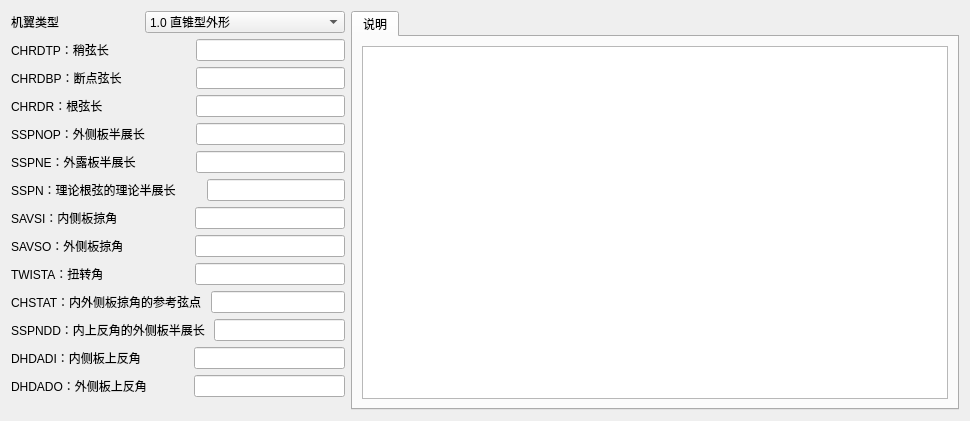
<?xml version="1.0" encoding="UTF-8"?>
<ui version="4.0">
 <class>WGPLNF</class>
 <widget class="QWidget" name="WGPLNF">
  <property name="geometry">
   <rect>
    <x>0</x>
    <y>0</y>
    <width>970</width>
    <height>421</height>
   </rect>
  </property>
  <property name="windowTitle">
   <string>机翼外形定义</string>
  </property>
  <layout class="QHBoxLayout" name="horizontalLayout_15">
   <item>
    <layout class="QVBoxLayout" name="verticalLayout">
     <item>
      <layout class="QHBoxLayout" name="horizontalLayout_14">
       <item>
        <widget class="QLabel" name="label">
         <property name="text">
          <string>机翼类型</string>
         </property>
        </widget>
       </item>
       <item>
        <spacer name="horizontalSpacer_14">
         <property name="orientation">
          <enum>Qt::Horizontal</enum>
         </property>
         <property name="sizeType">
          <enum>QSizePolicy::Preferred</enum>
         </property>
         <property name="sizeHint" stdset="0">
          <size>
           <width>80</width>
           <height>20</height>
          </size>
         </property>
        </spacer>
       </item>
       <item>
        <widget class="QComboBox" name="comboBox_TYPE">
         <property name="sizePolicy">
          <sizepolicy hsizetype="Preferred" vsizetype="Fixed">
           <horstretch>0</horstretch>
           <verstretch>0</verstretch>
          </sizepolicy>
         </property>
         <item>
          <property name="text">
           <string>1.0 直锥型外形</string>
          </property>
         </item>
         <item>
          <property name="text">
           <string>2.0 双三角翼型外形（展弦比≤3）</string>
          </property>
         </item>
         <item>
          <property name="text">
           <string>3.0 边条型外形（展弦比≤3）</string>
          </property>
         </item>
        </widget>
       </item>
      </layout>
     </item>
     <item>
      <layout class="QHBoxLayout" name="horizontalLayout">
       <item>
        <widget class="QLabel" name="label_2">
         <property name="text">
          <string>CHRDTP：稍弦长</string>
         </property>
        </widget>
       </item>
       <item>
        <spacer name="horizontalSpacer">
         <property name="orientation">
          <enum>Qt::Horizontal</enum>
         </property>
         <property name="sizeType">
          <enum>QSizePolicy::Preferred</enum>
         </property>
         <property name="sizeHint" stdset="0">
          <size>
           <width>30</width>
           <height>20</height>
          </size>
         </property>
        </spacer>
       </item>
       <item>
        <widget class="QLineEdit" name="CHRDTP">
         <property name="sizePolicy">
          <sizepolicy hsizetype="Preferred" vsizetype="Fixed">
           <horstretch>0</horstretch>
           <verstretch>0</verstretch>
          </sizepolicy>
         </property>
        </widget>
       </item>
      </layout>
     </item>
     <item>
      <layout class="QHBoxLayout" name="horizontalLayout_5">
       <item>
        <widget class="QLabel" name="label_6">
         <property name="text">
          <string>CHRDBP：断点弦长</string>
         </property>
        </widget>
       </item>
       <item>
        <spacer name="horizontalSpacer_5">
         <property name="orientation">
          <enum>Qt::Horizontal</enum>
         </property>
         <property name="sizeType">
          <enum>QSizePolicy::Preferred</enum>
         </property>
         <property name="sizeHint" stdset="0">
          <size>
           <width>30</width>
           <height>20</height>
          </size>
         </property>
        </spacer>
       </item>
       <item>
        <widget class="QLineEdit" name="CHRDBP">
         <property name="sizePolicy">
          <sizepolicy hsizetype="Preferred" vsizetype="Fixed">
           <horstretch>0</horstretch>
           <verstretch>0</verstretch>
          </sizepolicy>
         </property>
        </widget>
       </item>
      </layout>
     </item>
     <item>
      <layout class="QHBoxLayout" name="horizontalLayout_6">
       <item>
        <widget class="QLabel" name="label_7">
         <property name="text">
          <string>CHRDR：根弦长</string>
         </property>
        </widget>
       </item>
       <item>
        <spacer name="horizontalSpacer_6">
         <property name="orientation">
          <enum>Qt::Horizontal</enum>
         </property>
         <property name="sizeType">
          <enum>QSizePolicy::Preferred</enum>
         </property>
         <property name="sizeHint" stdset="0">
          <size>
           <width>30</width>
           <height>20</height>
          </size>
         </property>
        </spacer>
       </item>
       <item>
        <widget class="QLineEdit" name="CHRDR">
         <property name="sizePolicy">
          <sizepolicy hsizetype="Preferred" vsizetype="Fixed">
           <horstretch>0</horstretch>
           <verstretch>0</verstretch>
          </sizepolicy>
         </property>
        </widget>
       </item>
      </layout>
     </item>
     <item>
      <layout class="QHBoxLayout" name="horizontalLayout_2">
       <item>
        <widget class="QLabel" name="label_3">
         <property name="text">
          <string>SSPNOP：外侧板半展长</string>
         </property>
        </widget>
       </item>
       <item>
        <spacer name="horizontalSpacer_2">
         <property name="orientation">
          <enum>Qt::Horizontal</enum>
         </property>
         <property name="sizeType">
          <enum>QSizePolicy::Preferred</enum>
         </property>
         <property name="sizeHint" stdset="0">
          <size>
           <width>30</width>
           <height>20</height>
          </size>
         </property>
        </spacer>
       </item>
       <item>
        <widget class="QLineEdit" name="SSPNOP">
         <property name="sizePolicy">
          <sizepolicy hsizetype="Preferred" vsizetype="Fixed">
           <horstretch>0</horstretch>
           <verstretch>0</verstretch>
          </sizepolicy>
         </property>
        </widget>
       </item>
      </layout>
     </item>
     <item>
      <layout class="QHBoxLayout" name="horizontalLayout_3">
       <item>
        <widget class="QLabel" name="label_4">
         <property name="text">
          <string>SSPNE：外露板半展长</string>
         </property>
        </widget>
       </item>
       <item>
        <spacer name="horizontalSpacer_3">
         <property name="orientation">
          <enum>Qt::Horizontal</enum>
         </property>
         <property name="sizeType">
          <enum>QSizePolicy::Preferred</enum>
         </property>
         <property name="sizeHint" stdset="0">
          <size>
           <width>30</width>
           <height>20</height>
          </size>
         </property>
        </spacer>
       </item>
       <item>
        <widget class="QLineEdit" name="SSPNE">
         <property name="sizePolicy">
          <sizepolicy hsizetype="Preferred" vsizetype="Fixed">
           <horstretch>0</horstretch>
           <verstretch>0</verstretch>
          </sizepolicy>
         </property>
        </widget>
       </item>
      </layout>
     </item>
     <item>
      <layout class="QHBoxLayout" name="horizontalLayout_4">
       <item>
        <widget class="QLabel" name="label_5">
         <property name="text">
          <string>SSPN：理论根弦的理论半展长</string>
         </property>
        </widget>
       </item>
       <item>
        <spacer name="horizontalSpacer_4">
         <property name="orientation">
          <enum>Qt::Horizontal</enum>
         </property>
         <property name="sizeType">
          <enum>QSizePolicy::Preferred</enum>
         </property>
         <property name="sizeHint" stdset="0">
          <size>
           <width>25</width>
           <height>20</height>
          </size>
         </property>
        </spacer>
       </item>
       <item>
        <widget class="QLineEdit" name="SSPN">
         <property name="sizePolicy">
          <sizepolicy hsizetype="Preferred" vsizetype="Fixed">
           <horstretch>0</horstretch>
           <verstretch>0</verstretch>
          </sizepolicy>
         </property>
        </widget>
       </item>
      </layout>
     </item>
     <item>
      <layout class="QHBoxLayout" name="horizontalLayout_7">
       <item>
        <widget class="QLabel" name="label_8">
         <property name="text">
          <string>SAVSI：内侧板掠角</string>
         </property>
        </widget>
       </item>
       <item>
        <spacer name="horizontalSpacer_7">
         <property name="orientation">
          <enum>Qt::Horizontal</enum>
         </property>
         <property name="sizeType">
          <enum>QSizePolicy::Preferred</enum>
         </property>
         <property name="sizeHint" stdset="0">
          <size>
           <width>27</width>
           <height>20</height>
          </size>
         </property>
        </spacer>
       </item>
       <item>
        <widget class="QLineEdit" name="SAVSI">
         <property name="sizePolicy">
          <sizepolicy hsizetype="Preferred" vsizetype="Fixed">
           <horstretch>0</horstretch>
           <verstretch>0</verstretch>
          </sizepolicy>
         </property>
        </widget>
       </item>
      </layout>
     </item>
     <item>
      <layout class="QHBoxLayout" name="horizontalLayout_8">
       <item>
        <widget class="QLabel" name="label_SAVSO">
         <property name="text">
          <string>SAVSO：外侧板掠角</string>
         </property>
        </widget>
       </item>
       <item>
        <spacer name="horizontalSpacer_8">
         <property name="orientation">
          <enum>Qt::Horizontal</enum>
         </property>
         <property name="sizeType">
          <enum>QSizePolicy::Preferred</enum>
         </property>
         <property name="sizeHint" stdset="0">
          <size>
           <width>27</width>
           <height>20</height>
          </size>
         </property>
        </spacer>
       </item>
       <item>
        <widget class="QLineEdit" name="SAVSO">
         <property name="sizePolicy">
          <sizepolicy hsizetype="Preferred" vsizetype="Fixed">
           <horstretch>0</horstretch>
           <verstretch>0</verstretch>
          </sizepolicy>
         </property>
        </widget>
       </item>
      </layout>
     </item>
     <item>
      <layout class="QHBoxLayout" name="horizontalLayout_10">
       <item>
        <widget class="QLabel" name="label_11">
         <property name="text">
          <string>TWISTA：扭转角</string>
         </property>
        </widget>
       </item>
       <item>
        <spacer name="horizontalSpacer_10">
         <property name="orientation">
          <enum>Qt::Horizontal</enum>
         </property>
         <property name="sizeType">
          <enum>QSizePolicy::Preferred</enum>
         </property>
         <property name="sizeHint" stdset="0">
          <size>
           <width>27</width>
           <height>20</height>
          </size>
         </property>
        </spacer>
       </item>
       <item>
        <widget class="QLineEdit" name="TWISTA">
         <property name="sizePolicy">
          <sizepolicy hsizetype="Preferred" vsizetype="Fixed">
           <horstretch>0</horstretch>
           <verstretch>0</verstretch>
          </sizepolicy>
         </property>
        </widget>
       </item>
      </layout>
     </item>
     <item>
      <layout class="QHBoxLayout" name="horizontalLayout_9">
       <item>
        <widget class="QLabel" name="label_10">
         <property name="text">
          <string>CHSTAT：内外侧板掠角的参考弦点</string>
         </property>
        </widget>
       </item>
       <item>
        <spacer name="horizontalSpacer_9">
         <property name="orientation">
          <enum>Qt::Horizontal</enum>
         </property>
         <property name="sizeType">
          <enum>QSizePolicy::Preferred</enum>
         </property>
         <property name="sizeHint" stdset="0">
          <size>
           <width>3</width>
           <height>20</height>
          </size>
         </property>
        </spacer>
       </item>
       <item>
        <widget class="QLineEdit" name="CHSTAT">
         <property name="sizePolicy">
          <sizepolicy hsizetype="Preferred" vsizetype="Fixed">
           <horstretch>0</horstretch>
           <verstretch>0</verstretch>
          </sizepolicy>
         </property>
        </widget>
       </item>
      </layout>
     </item>
     <item>
      <layout class="QHBoxLayout" name="horizontalLayout_11">
       <item>
        <widget class="QLabel" name="label_12">
         <property name="text">
          <string>SSPNDD：内上反角的外侧板半展长</string>
         </property>
        </widget>
       </item>
       <item>
        <spacer name="horizontalSpacer_11">
         <property name="orientation">
          <enum>Qt::Horizontal</enum>
         </property>
         <property name="sizeType">
          <enum>QSizePolicy::Preferred</enum>
         </property>
         <property name="sizeHint" stdset="0">
          <size>
           <width>3</width>
           <height>20</height>
          </size>
         </property>
        </spacer>
       </item>
       <item>
        <widget class="QLineEdit" name="SSPNDD">
         <property name="sizePolicy">
          <sizepolicy hsizetype="Preferred" vsizetype="Fixed">
           <horstretch>0</horstretch>
           <verstretch>0</verstretch>
          </sizepolicy>
         </property>
        </widget>
       </item>
      </layout>
     </item>
     <item>
      <layout class="QHBoxLayout" name="horizontalLayout_12">
       <item>
        <widget class="QLabel" name="label_13">
         <property name="text">
          <string>DHDADI：内侧板上反角</string>
         </property>
        </widget>
       </item>
       <item>
        <spacer name="horizontalSpacer_12">
         <property name="orientation">
          <enum>Qt::Horizontal</enum>
         </property>
         <property name="sizeType">
          <enum>QSizePolicy::Preferred</enum>
         </property>
         <property name="sizeHint" stdset="0">
          <size>
           <width>25</width>
           <height>20</height>
          </size>
         </property>
        </spacer>
       </item>
       <item>
        <widget class="QLineEdit" name="DHDADI">
         <property name="sizePolicy">
          <sizepolicy hsizetype="Preferred" vsizetype="Fixed">
           <horstretch>0</horstretch>
           <verstretch>0</verstretch>
          </sizepolicy>
         </property>
        </widget>
       </item>
      </layout>
     </item>
     <item>
      <layout class="QHBoxLayout" name="horizontalLayout_13">
       <item>
        <widget class="QLabel" name="label_14">
         <property name="text">
          <string>DHDADO：外侧板上反角</string>
         </property>
        </widget>
       </item>
       <item>
        <spacer name="horizontalSpacer_13">
         <property name="orientation">
          <enum>Qt::Horizontal</enum>
         </property>
         <property name="sizeType">
          <enum>QSizePolicy::Preferred</enum>
         </property>
         <property name="sizeHint" stdset="0">
          <size>
           <width>25</width>
           <height>20</height>
          </size>
         </property>
        </spacer>
       </item>
       <item>
        <widget class="QLineEdit" name="DHDADO">
         <property name="sizePolicy">
          <sizepolicy hsizetype="Preferred" vsizetype="Fixed">
           <horstretch>0</horstretch>
           <verstretch>0</verstretch>
          </sizepolicy>
         </property>
        </widget>
       </item>
      </layout>
     </item>
     <item>
      <spacer name="verticalSpacer">
       <property name="orientation">
        <enum>Qt::Vertical</enum>
       </property>
       <property name="sizeHint" stdset="0">
        <size>
         <width>20</width>
         <height>40</height>
        </size>
       </property>
      </spacer>
     </item>
    </layout>
   </item>
   <item>
    <widget class="QTabWidget" name="tabWidget">
     <property name="currentIndex">
      <number>0</number>
     </property>
     <widget class="QWidget" name="tab">
      <attribute name="title">
       <string>说明</string>
      </attribute>
      <layout class="QHBoxLayout" name="horizontalLayout_16">
       <item>
        <widget class="QPlainTextEdit" name="plainTextEdit">
         <property name="readOnly">
          <bool>true</bool>
         </property>
        </widget>
       </item>
      </layout>
     </widget>
    </widget>
   </item>
  </layout>
 </widget>
 <resources>
  <include location="card_rc.qrc"/>
 </resources>
 <connections/>
 <slots>
  <slot>slot_enable()</slot>
 </slots>
</ui>
